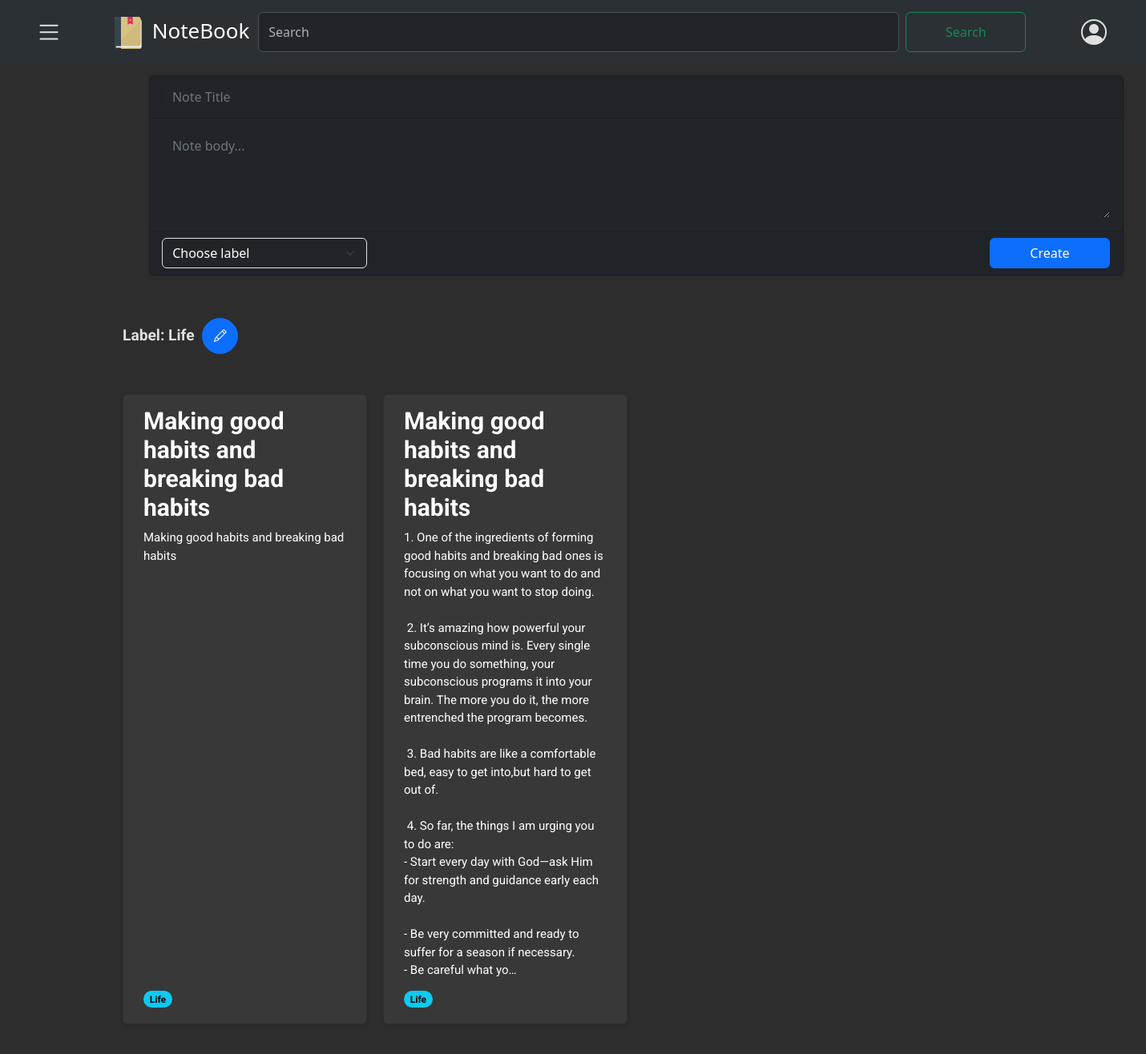
/notes/label/Life/ (signed in), run on an earlier commit of the app's database.
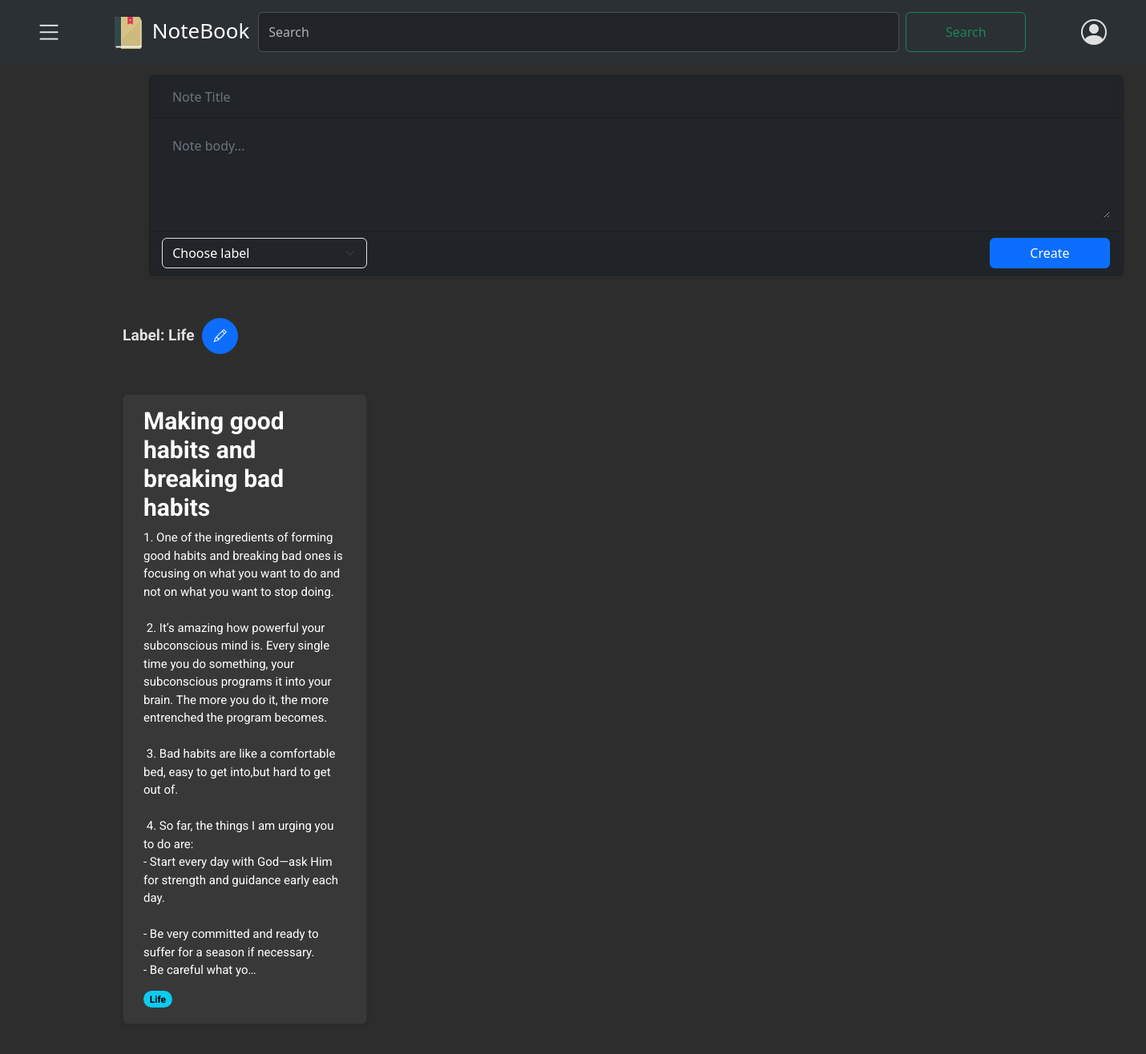
And on a later commit of the database.
### notes/models.py (models this page shows, shortened)
class Note(models.Model):
    user= models.ForeignKey(CustomUser,on_delete=models.CASCADE, related_name='notes')
    title= models.CharField(max_length=100, null=False)
    body= models.TextField()
    label= models.ForeignKey(Label, on_delete=models.SET_NULL, related_name="notes", blank=True, null=True)
    archived= models.BooleanField(default=False)
    pinned= models.BooleanField(default= False)
    created = models.DateTimeField(auto_now_add= True)
    updated= models.DateTimeField(auto_now=True)
    trashed = models.BooleanField(default=False)
    trashed_at= models.DateTimeField(null=True, blank=True)
    class Meta:
        ordering= ['-updated']
        indexes= [
            models.Index(fields=["-updated"])
        ]
        verbose_name = "Note"
        verbose_name_plural= "Notes"

class Label(models.Model):
    user = models.ForeignKey(CustomUser, on_delete=models.CASCADE, related_name='labels', default=None)
    name = models.CharField(max_length=50, null=False)
    class Meta:
        verbose_name = "Label"
        verbose_name_plural= "Labels"
    def __str__(self):
        return self.name

### notes/views.py (the view)
# urls.py: path('label/<str:label_name>/', views.label_list_view, name='label_list'),
@login_required
def label_list_view(request, label_name):
    user= request.user
    label= get_object_or_404(Label, name=label_name, user= user)
    notes= Note.objects.filter(label=label, user= user,  trashed= False, archived=False)
    if notes:
        context = {
            'label_notes': notes,
            'label': label
        }
        return render(request, 'notes/label/list.html', context)
    else:
        context = {
            'label': label
        }
        return render(request, 'notes/label/empty.html', context)

### notes/context_processors.py (called while the page is built)
def labels_processor(request):
    if request.user.is_authenticated:
        labels = Label.objects.filter(user=request.user)
    else:
        labels = Label.objects.none()
    return {
        'labels': labels,
    }

### notes/templates/notes/label/list.html (shortened to what this page needs)
{% extends "notes/base.html" %}
{% block content %}
{% load static %}
<div class="edit_label" style="display:block;">
    <p class="text-capitalize" style="font-weight: bold; font-size: larger;">Label: {{ label }}
        <button type="button" class="btn btn-primary" id="editButton" data-bs-toggle="modal" data-label-id="{{ label.id }}"
            data-bs-target="#EditLabelModal"
            style="margin-left: 5px; margin-right: 5px; width: 45px; height: 45px; border-radius: 50%;" title="Edit">
            <i class="bi bi-pencil"></i>
        </button>
    </p>
</div>
<div class="card-container">
    {% for note in label_notes %}
    {% if note %}
    <div class="card" data-note-id="{{ note.id }}">
        <a href="#" class="note-link" data-note-id="{{ note.id }}">
            <h5 class="card-title">{{ note.title }}</h5>
            <p class="card-text">{{ note.body|truncatechars:650 }}</p>
        </a>
        <span class="badge rounded-pill text-bg-info">{{ note.label.name}}</span>
    </div>
    {% else %}
    {% include 'notes/label/empty.html' %}
    {% endif %}
    {% endfor %}
    {% endblock %}

What changed in the data, as far as the page shows it:
no longer on this page (row edited): Note: title "Making good habits and breaking bad habits", body "Making good habits and breaking bad habits", label.name "Life"
